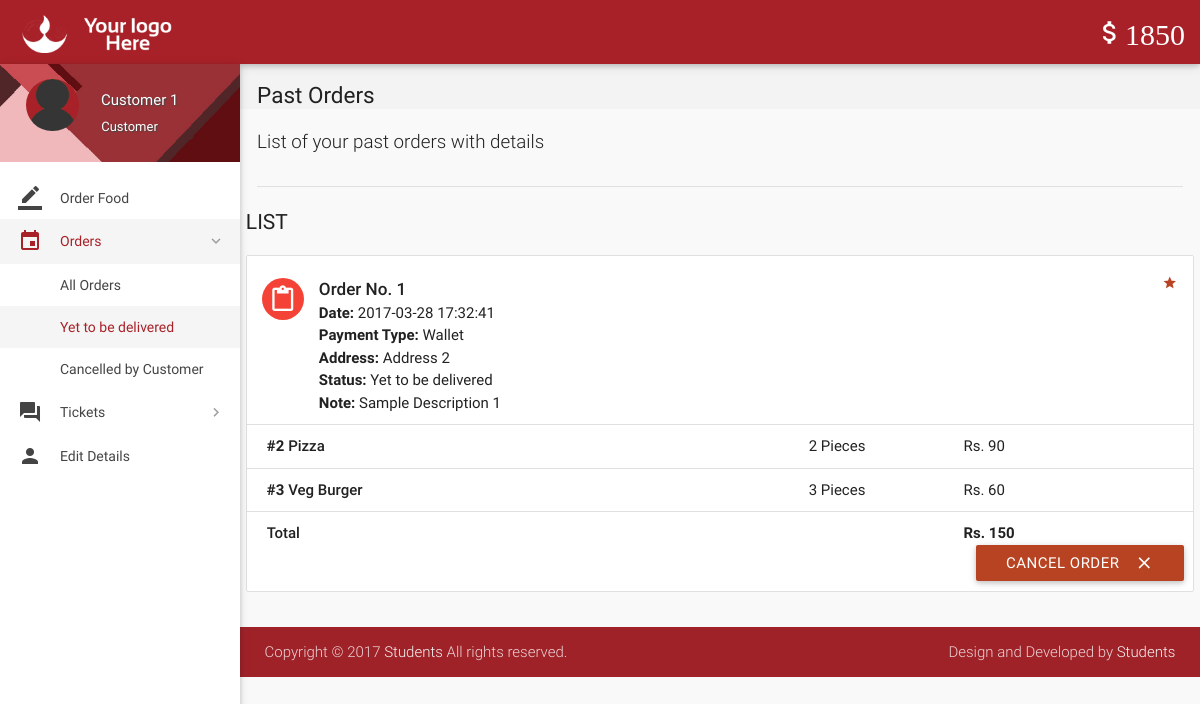
The app's page /orders.php?status=Yet to be delivered (signed in) with its own data.
### tables this page shows
CREATE TABLE `wallet_details` (
  `id` int(11) NOT NULL,
  `wallet_id` int(11) NOT NULL,
  `number` varchar(16) NOT NULL,
  `cvv` int(3) NOT NULL,
  `balance` int(11) NOT NULL DEFAULT 2000
);

CREATE TABLE `orders` (
  `id` int(11) NOT NULL,
  `customer_id` int(11) NOT NULL,
  `address` varchar(300) NOT NULL,
  `description` varchar(300) NOT NULL,
  `date` datetime NOT NULL DEFAULT current_timestamp(),
  `payment_type` varchar(16) NOT NULL DEFAULT 'Wallet',
  `total` int(11) NOT NULL,
  `status` varchar(25) NOT NULL DEFAULT 'Yet to be delivered',
  `deleted` tinyint(4) NOT NULL DEFAULT 0
);

CREATE TABLE `order_details` (
  `id` int(11) NOT NULL,
  `order_id` int(11) NOT NULL,
  `item_id` int(11) NOT NULL,
  `quantity` int(11) NOT NULL,
  `price` int(11) NOT NULL
);

CREATE TABLE `items` (
  `id` int(11) NOT NULL,
  `name` varchar(20) NOT NULL,
  `price` int(11) NOT NULL,
  `deleted` tinyint(4) NOT NULL DEFAULT 0,
  `picture` varchar(255) NOT NULL
);

### includes/wallet.php (called while the page is built)
<?php
$user_id=$_SESSION['user_id'];
$sql = mysqli_query($con, "SELECT * FROM wallet where customer_id = $user_id");
while($row1 = mysqli_fetch_array($sql)){
$wallet_id = $row1['id'];
}
$sql = mysqli_query($con, "SELECT * FROM wallet_details where wallet_id = $wallet_id");
while($row1 = mysqli_fetch_array($sql)){
$balance = $row1['balance'];
}
?>

### includes/connect.php (called while the page is built, shortened)
<?php
$name = $_SESSION['name'];
$role = $_SESSION['role'];
?>

### orders.php (the view, shortened to what this page needs)
<?php
include 'includes/connect.php';
include 'includes/wallet.php';
	if($_SESSION['customer_sid']==session_id())
	{
		?>
<!DOCTYPE html>
<html lang="en">
<head>
  <link href="css/materialize.min.css" type="text/css" rel="stylesheet" media="screen,projection">
  <link href="css/style.min.css" type="text/css" rel="stylesheet" media="screen,projection">
  <link href="css/custom/custom.min.css" type="text/css" rel="stylesheet" media="screen,projection">
  <link href="js/plugins/perfect-scrollbar/perfect-scrollbar.css" type="text/css" rel="stylesheet" media="screen,projection">
</head>
<body>
  <header id="header" class="page-topbar">
        <div class="navbar-fixed">
            <nav class="navbar-color">
                <div class="nav-wrapper">
                    <ul class="left">
                      <li><h1 class="logo-wrapper"><a href="index.php" class="brand-logo darken-1"><img src="images/materialize-logo.png" alt="logo"></a> <span class="logo-text">Logo</span></h1></li>
                    </ul>
                    <ul class="right hide-on-med-and-down">
                        <li><a href="#"  class="waves-effect waves-block waves-light"><i class="mdi-editor-attach-money"><?php echo $balance;?></i></a>
                        </li>
                    </ul>
                </div>
            </nav>
        </div>
  </header>
  <div id="main">
    <div class="wrapper">
      <aside id="left-sidebar-nav">
        <ul id="slide-out" class="side-nav fixed leftside-navigation">
            <li class="user-details cyan darken-2">
            <div class="row">
                <div class="col col s4 m4 l4">
                    <img src="images/avatar.jpg" alt="" class="circle responsive-img valign profile-image">
                </div>
                <div class="col col s8 m8 l8">
                    <a class="btn-flat dropdown-button waves-effect waves-light white-text profile-btn" href="#" data-activates="profile-dropdown"><?php echo $name;?> <i class="mdi-navigation-arrow-drop-down right"></i></a>
                    <p class="user-roal"><?php echo $role;?></p>
                </div>
            </div>
            </li>
            <li class="bold"><a href="index.php" class="waves-effect waves-cyan"><i class="mdi-editor-border-color"></i> Order Food</a>
            </li>
                <li class="no-padding">
                    <ul class="collapsible collapsible-accordion">
                        <li class="bold"><a class="collapsible-header waves-effect waves-cyan active"><i class="mdi-editor-insert-invitation"></i> Orders</a>
                            <div class="collapsible-body">
                                <ul>
								<li class="<?php
								if(!isset($_GET['status'])){
										echo 'active';
									}?>
									"><a href="orders.php">All Orders</a>
                                </li>
								<?php
									$sql = mysqli_query($con, "SELECT DISTINCT status FROM orders  WHERE customer_id = $user_id;;");
									while($row = mysqli_fetch_array($sql)){
									if(isset($_GET['status'])){
										$status = $row['status'];
									}
                                    echo '<li class='.(isset($_GET['status'])?($status == $_GET['status'] ? 'active' : ''): '').'><a href="orders.php?status='.$row['status'].'">'.$row['status'].'</a>
                                    </li>';
									}
									?>
                                </ul>
                            </div>
                        </li>
                    </ul>
                </li>
                <li class="no-padding">
                    <ul class="collapsible collapsible-accordion">
                        <li class="bold"><a class="collapsible-header waves-effect waves-cyan"><i class="mdi-action-question-answer"></i> Tickets</a>
                        </li>
                    </ul>
                </li>
            <li class="bold"><a href="details.php" class="waves-effect waves-cyan"><i class="mdi-social-person"></i> Edit Details</a>
            </li>
        </ul>
        </aside>
      <section id="content">
        <div id="breadcrumbs-wrapper">
          <div class="container">
            <div class="row">
              <div class="col s12 m12 l12">
                <h5 class="breadcrumbs-title">Past Orders</h5>
              </div>
            </div>
          </div>
        </div>
        <div class="container">
          <p class="caption">List of your past orders with details</p>
          <div class="divider"></div>
<div id="work-collections" class="seaction">
					<?php
					if(isset($_GET['status'])){
						$status = $_GET['status'];
					}
					else{
						$status = '%';
					}
					$sql = mysqli_query($con, "SELECT * FROM orders WHERE customer_id = $user_id AND status LIKE '$status';;");
					echo '              <div class="row">
                <div>
                    <h4 class="header">List</h4>
                    <ul id="issues-collection" class="collection">';
					while($row = mysqli_fetch_array($sql))
					{
						$status = $row['status'];
						echo '<li class="collection-item avatar">
                              <i class="mdi-content-content-paste red circle"></i>
                              <span class="collection-header">Order No. '.$row['id'].'</span>
                              <p><strong>Date:</strong> '.$row['date'].'</p>
                              <p><strong>Payment Type:</strong> '.$row['payment_type'].'</p>
							  <p><strong>Address: </strong>'.$row['address'].'</p>
                              <p><strong>Status:</strong> '.($status=='Paused' ? 'Paused <a  data-position="bottom" data-delay="50" data-tooltip="Please contact administrator for further details." class="btn-floating waves-effect waves-light tooltipped cyan">    ?</a>' : $status).'</p>
							  '.(!empty($row['description']) ? '<p><strong>Note: </strong>'.$row['description'].'</p>' : '').'
							  <a href="#" class="secondary-content"><i class="mdi-action-grade"></i></a>
                              </li>';
						$order_id = $row['id'];
						$sql1 = mysqli_query($con, "SELECT * FROM order_details WHERE order_id = $order_id;");
						while($row1 = mysqli_fetch_array($sql1))
						{
							$item_id = $row1['item_id'];
							$sql2 = mysqli_query($con, "SELECT * FROM items WHERE id = $item_id;");
							while($row2 = mysqli_fetch_array($sql2)){
								$item_name = $row2['name'];
							}
							echo '<li class="collection-item">
                            <div class="row">
                            <div class="col s7">
                            <p class="collections-title"><strong>#'.$row1['item_id'].'</strong> '.$item_name.'</p>
                            </div>
                            <div class="col s2">
                            <span>'.$row1['quantity'].' Pieces</span>
                            </div>
                            <div class="col s3">
                            <span>Rs. '.$row1['price'].'</span>
                            </div>
                            </div>
                            </li>';
							$id = $row1['order_id'];
						}
								echo'<li class="collection-item">
                                        <div class="row">
                                            <div class="col s7">
                                                <p class="collections-title"> Total</p>
                                            </div>
                                            <div class="col s2">
											<span> </span>
                                            </div>
                                            <div class="col s3">
                                                <span><strong>Rs. '.$row['total'].'</strong></span>
                                            </div>';
								if(!preg_match('/^Cancelled/', $status)){
									if($status != 'Delivered'){
								echo '<form action="routers/cancel-order.php" method="post">
										<input type="hidden" value="'.$id.'" name="id">
										<input type="hidden" value="Cancelled by Customer" name="status">
										<input type="hidden" value="'.$row['payment_type'].'" name="payment_type">
										<button class="btn waves-effect waves-light right submit" type="submit" name="action">Cancel Order
                                              <i class="mdi-content-clear right"></i>
										</button>
										</form>';
								}
								}
								echo'</div></li>';
					}
					?>
					 </ul>
                </div>
              </div>
            </div>
        </div>
      </section>
    </div>
  </div>
  <footer class="page-footer">
    <div class="footer-copyright">
      <div class="container">
        <span>Copyright © 2017 <a class="grey-text text-lighten-4" href="#" target="_blank">Students</a> All rights reserved.</span>
        <span class="right"> Design and Developed by <a class="grey-text text-lighten-4" href="#">Students</a></span>
        </div>
    </div>
  </footer>
</body>
</html>
<?php
	}
?>

### records on screen
wallet_details: balance "1850"
orders: id "1", date "2017-03-28 17:32:41", payment_type "Wallet", address "Address 2", status "Yet to be delivered", description "Sample Description 1", total "150"
order_details: item "2", item.name "Pizza", quantity "2", price "90"
order_details: item "3", item.name "Veg Burger", quantity "3", price "60"

### other values on screen
$name "Customer 1"
$role "Customer"
$row['status'] "Yet to be delivered"
$row['status'] "Cancelled by Customer"
